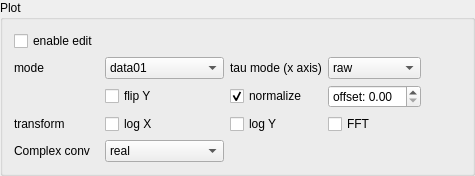
          <widget class="QGroupBox" name="groupBox_3">
           <property name="title">
            <string>Plot</string>
           </property>
           <layout class="QGridLayout" name="gridLayout">
            <item row="4" column="0">
             <widget class="QLabel" name="label_7">
              <property name="text">
               <string>Complex conv</string>
              </property>
             </widget>
            </item>
            <item row="0" column="0">
             <widget class="QCheckBox" name="plotenableBox">
              <property name="text">
               <string>enable edit</string>
              </property>
             </widget>
            </item>
            <item row="3" column="3">
             <widget class="QCheckBox" name="fftBox">
              <property name="text">
               <string>FFT</string>
              </property>
             </widget>
            </item>
            <item row="1" column="3">
             <widget class="QComboBox" name="taumodeBox">
              <property name="sizePolicy">
               <sizepolicy hsizetype="MinimumExpanding" vsizetype="Fixed">
                <horstretch>0</horstretch>
                <verstretch>0</verstretch>
               </sizepolicy>
              </property>
              <item>
               <property name="text">
                <string>raw</string>
               </property>
              </item>
              <item>
               <property name="text">
                <string>total</string>
               </property>
              </item>
              <item>
               <property name="text">
                <string>freq</string>
               </property>
              </item>
              <item>
               <property name="text">
                <string>index</string>
               </property>
              </item>
             </widget>
            </item>
            <item row="3" column="0">
             <widget class="QLabel" name="label_14">
              <property name="text">
               <string>transform</string>
              </property>
             </widget>
            </item>
            <item row="4" column="1">
             <widget class="QComboBox" name="complexBox">
              <item>
               <property name="text">
                <string>real</string>
               </property>
              </item>
              <item>
               <property name="text">
                <string>imag</string>
               </property>
              </item>
              <item>
               <property name="text">
                <string>abs</string>
               </property>
              </item>
              <item>
               <property name="text">
                <string>angle</string>
               </property>
              </item>
             </widget>
            </item>
            <item row="1" column="6">
             <spacer name="horizontalSpacer_4">
              <property name="orientation">
               <enum>Qt::Horizontal</enum>
              </property>
              <property name="sizeHint" stdset="0">
               <size>
                <width>40</width>
                <height>20</height>
               </size>
              </property>
             </spacer>
            </item>
            <item row="1" column="1">
             <widget class="QComboBox" name="plotmodeBox">
              <property name="sizePolicy">
               <sizepolicy hsizetype="MinimumExpanding" vsizetype="Fixed">
                <horstretch>0</horstretch>
                <verstretch>0</verstretch>
               </sizepolicy>
              </property>
              <item>
               <property name="text">
                <string>data01</string>
               </property>
              </item>
              <item>
               <property name="text">
                <string>data0</string>
               </property>
              </item>
              <item>
               <property name="text">
                <string>data1</string>
               </property>
              </item>
              <item>
               <property name="text">
                <string>diff</string>
               </property>
              </item>
              <item>
               <property name="text">
                <string>average</string>
               </property>
              </item>
              <item>
               <property name="text">
                <string>normalize-data0</string>
               </property>
              </item>
              <item>
               <property name="text">
                <string>normalize-data1</string>
               </property>
              </item>
              <item>
               <property name="text">
                <string>normalize</string>
               </property>
              </item>
              <item>
               <property name="text">
                <string>normalize1</string>
               </property>
              </item>
              <item>
               <property name="text">
                <string>concatenate</string>
               </property>
              </item>
             </widget>
            </item>
            <item row="1" column="0">
             <widget class="QLabel" name="label_8">
              <property name="text">
               <string>mode</string>
              </property>
             </widget>
            </item>
            <item row="3" column="2">
             <widget class="QCheckBox" name="logYBox">
              <property name="text">
               <string>log Y</string>
              </property>
             </widget>
            </item>
            <item row="3" column="1">
             <widget class="QCheckBox" name="logXBox">
              <property name="text">
               <string>log X</string>
              </property>
             </widget>
            </item>
            <item row="1" column="2">
             <widget class="QLabel" name="label_2">
              <property name="text">
               <string>tau mode (x axis)</string>
              </property>
             </widget>
            </item>
            <item row="2" column="2">
             <widget class="QCheckBox" name="normalizeBox">
              <property name="text">
               <string>normalize</string>
              </property>
              <property name="checked">
               <bool>true</bool>
              </property>
             </widget>
            </item>
            <item row="2" column="1">
             <widget class="QCheckBox" name="flipYBox">
              <property name="text">
               <string>flip Y</string>
              </property>
             </widget>
            </item>
            <item row="2" column="3">
             <widget class="SpinBox" name="offsetBox">
              <property name="prefix">
               <string>offset: </string>
              </property>
             </widget>
            </item>
           </layout>
          </widget>
